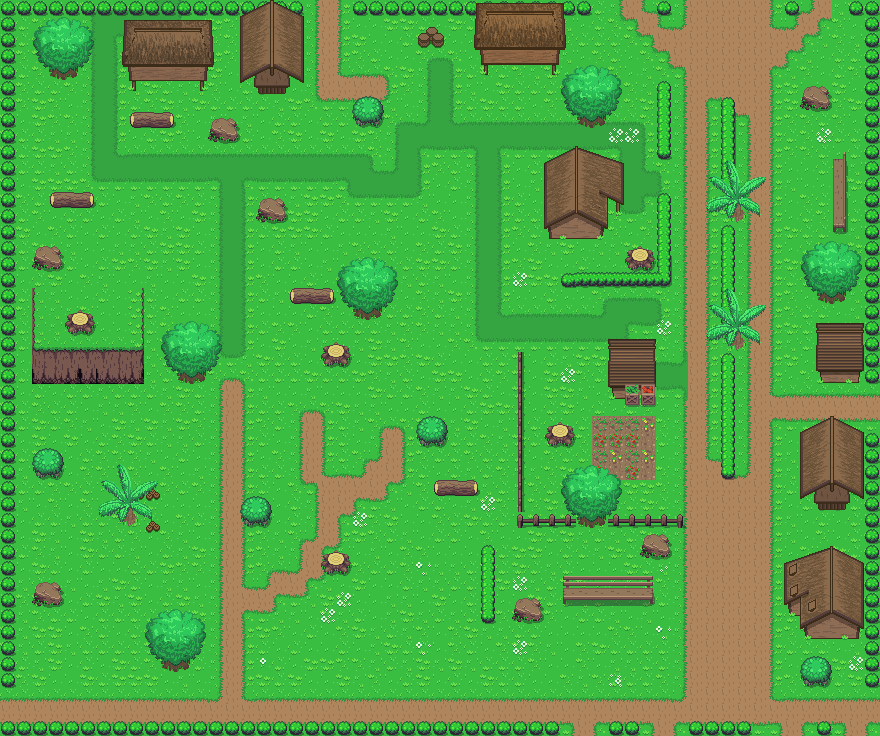

This is a level from a 2D game, rendered from its Tiled map with the project's own tilesets. A one-line summary and the map file follow, with tile-layer data summarised:
An orthogonal 55x46 tile map with 16x16 px tiles, 7 tile layers (Base, bushes, buildings, otherobjects, ...), 2 tilesets.

<map version="1.0" tiledversion="1.0.2" orientation="orthogonal" renderorder="left-down" width="55" height="46" tilewidth="16" tileheight="16" nextobjectid="1">
 <tileset firstgid="1" source="../../Tileset/Overworld.tsx" />
 <tileset firstgid="1729" source="../../Tileset/Building.tsx" />
 <layer name="Base" width="55" height="46">
  <data>[2530 cells, 2530 non-empty, 45 distinct tile ids]</data>
 </layer>
 <layer name="bushes" width="55" height="46">
  <data>[2530 cells, 186 non-empty, 9 distinct tile ids]</data>
 </layer>
 <layer name="buildings" width="55" height="46">
  <data>[2530 cells, 173 non-empty, 137 distinct tile ids]</data>
 </layer>
 <layer name="otherobjects" width="55" height="46">
  <data>[2530 cells, 126 non-empty, 41 distinct tile ids]</data>
 </layer>
 <layer name="tree2" width="55" height="46">
  <data>[2530 cells, 22 non-empty, 6 distinct tile ids]</data>
 </layer>
 <layer name="trees" width="55" height="46">
  <data>[2530 cells, 66 non-empty, 22 distinct tile ids]</data>
 </layer>
 <layer name="AbovePlayer" width="55" height="46">
  <properties>
   <property name="unity:sortingLayerName" value="AbovePlayer" />
  </properties>
  <data>[2530 cells, 167 non-empty, 61 distinct tile ids]</data>
 </layer>
</map>
